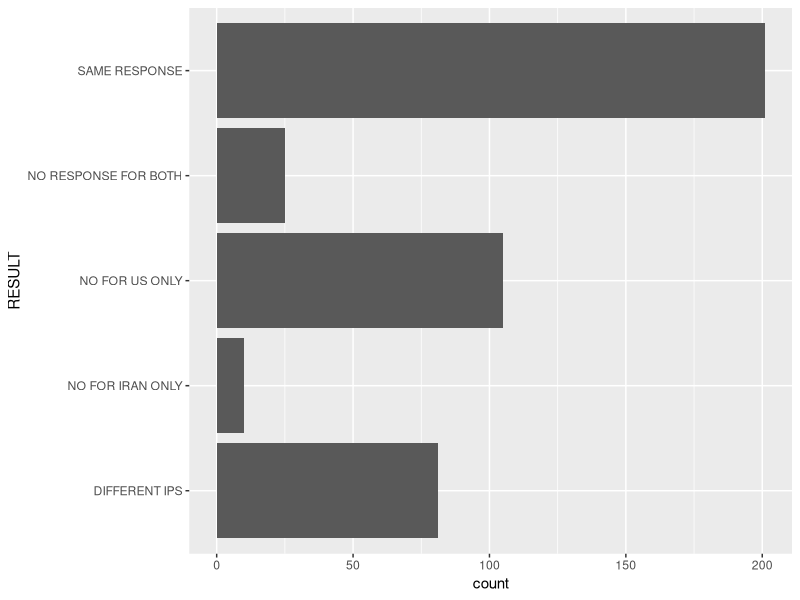

Reproduce this figure in R.
require(data.table)
require(ggplot2)
require(dplyr)
require(scales)
require(stringr)
#read data
dnsdata<-as.tbl(fread('dns_comparision.csv',sep='[', stringsAsFactors = F, quote = '!' ))
#remove ]
dnsdata$iranresolvedips<-gsub("],", "", paste(dnsdata$iranresolvedips))
dnsdata$usresolvedips<-gsub("]", "", paste(dnsdata$usresolvedips))
#make character a vector
dnsdata$iranresolvedips<-strsplit(dnsdata$iranresolvedips,",")
dnsdata$usresolvedips<-strsplit(dnsdata$usresolvedips,",")
#check if ips are equal
compareDNS <- function(x) {
  #print(length(x[[1]]))
  if (length(x[[1]])==0 & length(x[[2]])==0){
    return ('NO RESPONSE FOR BOTH')
  }else if (all(x[1] %in% x[2])){
    return ('SAME RESPONSE')
  }else if (length(x[[1]])==0 && length(x[[2]])!=0){
    return ('NO FOR IRAN ONLY')
  }else if(length(x[[1]])!=0 && length(x[[2]])==0){
    return ('NO FOR US ONLY')
  }else{
    return ('DIFFERENT IPS')
  }
}
dnsdata$RESULT <- apply(dnsdata[,c('iranresolvedips','usresolvedips')], 1,function(x) compareDNS(x))
ggplot(dnsdata, aes(x=RESULT)) + geom_bar() + coord_flip()
